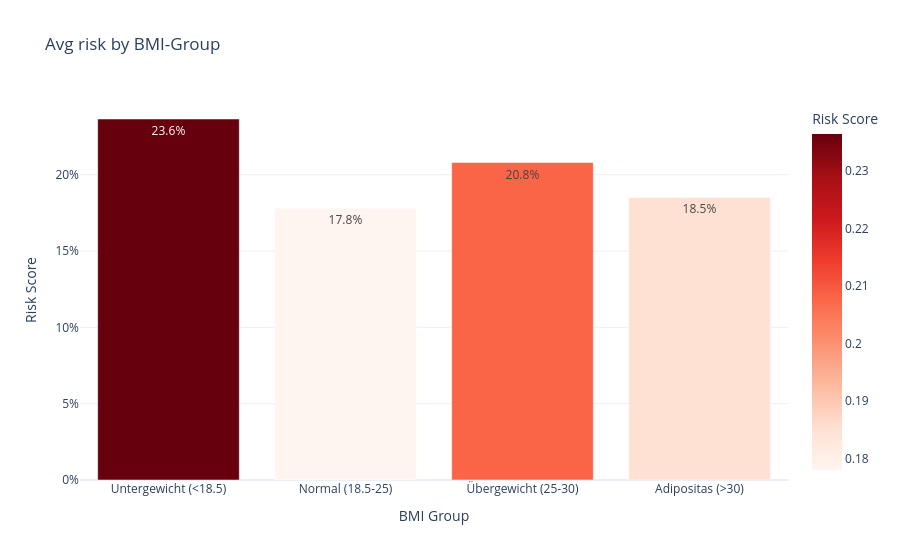

Notebook code for this chart:
### Markdown cell above
### BMI Analyse

### Code cell
bins = [0, 18.5, 25, 30, 100]
labels = ['Untergewicht (<18.5)', 'Normal (18.5-25)', 'Übergewicht (25-30)', 'Adipositas (>30)']
df_analyze['bmi_group'] = pd.cut(df_analyze['bmi'], bins=bins, labels=labels)

df_bmi_mean = df_analyze.groupby('bmi_group', observed=True)['risk_score'].mean().reset_index()

fig1 = px.bar(
    df_bmi_mean, 
    x='bmi_group', 
    y='risk_score',
    text_auto='.1%', # Zeigt %-Wert direkt auf dem Balken
    title='Avg risk by BMI-Group',
    labels={'risk_score': 'Risk Score', 'bmi_group': 'BMI Group'},
    color='risk_score',
    color_continuous_scale='Reds',
    template="plotly_white"
)
fig1.update_layout(yaxis_tickformat='.0%') # Y-Achse als Prozent formatieren
fig1.show()

### Figure 1 — Plotly figure (JSON) as saved in the notebook; plotly's stock layout.template omitted (floating-point values rounded to 4 significant figures)
{"data": [{"hovertemplate": "BMI Group=%{x}<br>Risk Score=%{marker.color}<extra></extra>", "legendgroup": "", "marker": {"color": [0.2365, 0.178, 0.208, 0.1851], "coloraxis": "coloraxis", "pattern": {"shape": ""}}, "name": "", "orientation": "v", "showlegend": false, "textposition": "auto", "texttemplate": "%{y:.1%}", "type": "bar", "x": ["Untergewicht (<18.5)", "Normal (18.5-25)", "Übergewicht (25-30)", "Adipositas (>30)"], "xaxis": "x", "y": [0.2365, 0.178, 0.208, 0.1851], "yaxis": "y"}], "layout": {"barmode": "relative", "coloraxis": {"colorbar": {"title": {"text": "Risk Score"}}, "colorscale": [[0, "rgb(255,245,240)"], [0.125, "rgb(254,224,210)"], [0.25, "rgb(252,187,161)"], [0.375, "rgb(252,146,114)"], [0.5, "rgb(251,106,74)"], [0.625, "rgb(239,59,44)"], [0.75, "rgb(203,24,29)"], [0.875, "rgb(165,15,21)"], [1, "rgb(103,0,13)"]]}, "legend": {"tracegroupgap": 0}, "title": {"text": "Avg risk by BMI-Group"}, "xaxis": {"anchor": "y", "domain": [0, 1], "title": {"text": "BMI Group"}}, "yaxis": {"anchor": "x", "domain": [0, 1], "tickformat": ".0%", "title": {"text": "Risk Score"}}}}
